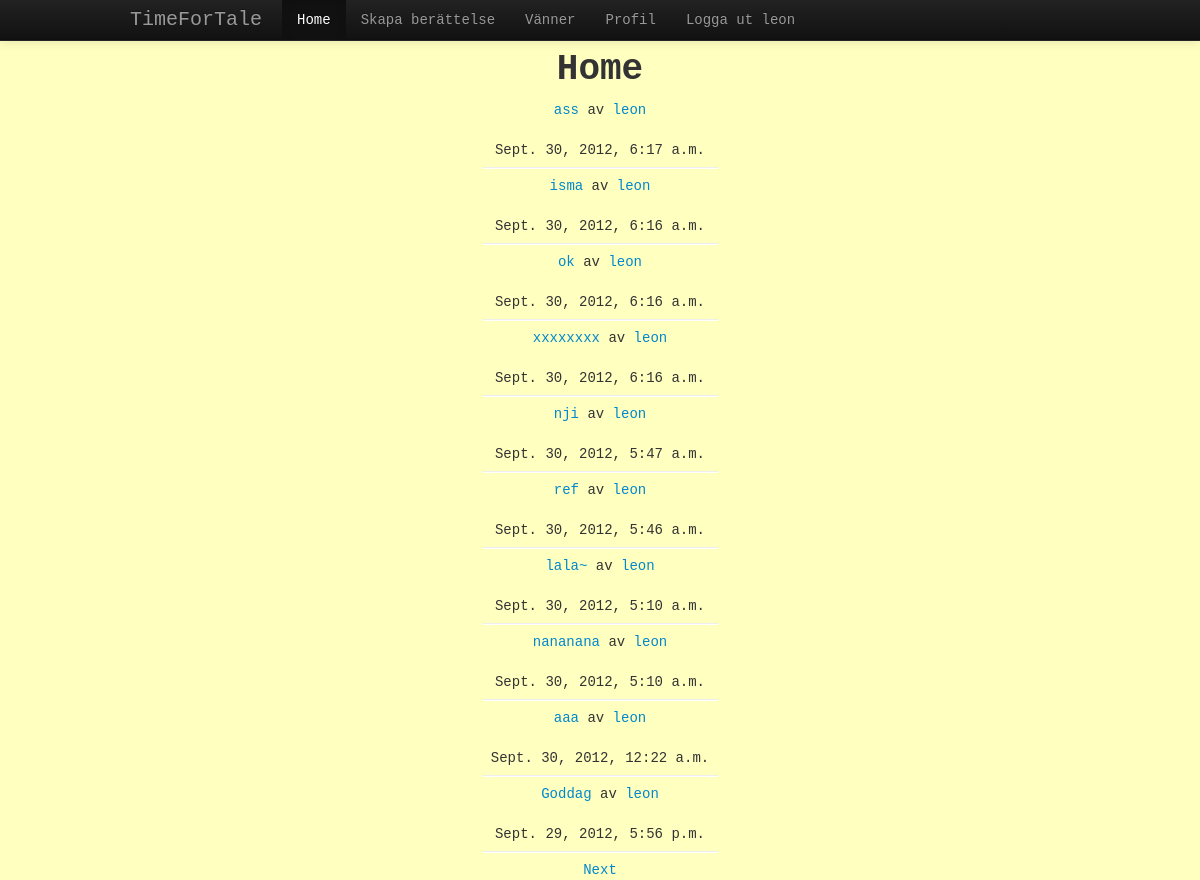
Before: /home/ (signed in) with the older database file.
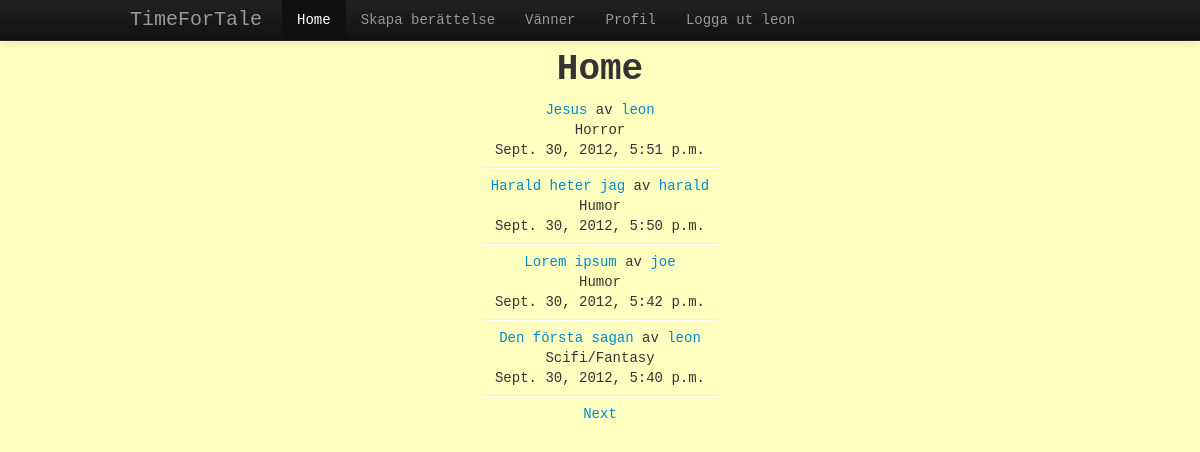
After: the same page with the newer database file.
### app/models.py (models this page shows, shortened)
class Story(models.Model):
    LENGTH_CHOICES=(
        (2500,"Page"),
        (10000,"Short"),
        (100000,"Novella"),
    )
    CATEGORY=(
        ('Humor','Funny and weird'),
        ('Horror','Scary and Creepy'),
        ('Erotica', 'Sex, Love and Smut'),
        ('Scifi/Fantasy','Space and Sorcery'),
        ('Biographical','Reality and You'),
    )
    AVAILABLE_TO=(
        ("Public","Public to read and write"),
        ("Private","Public to read, only friends can write"),
        ("PrivateEX","Only friends can read and write"),
    )
    STORY_LANGUAGES = (
        ('Sve','Svenska'),
        ('Eng','English'),
        )
    title = models.CharField(max_length=80)
    creator = models.ForeignKey(User)
    created = models.DateTimeField(auto_now_add=True)
    length = models.IntegerField(choices=LENGTH_CHOICES)
    availability = models.CharField(max_length=9,choices=AVAILABLE_TO,blank=True, null=True)
    category=models.CharField(max_length=13,choices=CATEGORY)
    language=models.CharField(max_length=3,choices=STORY_LANGUAGES)
    class Meta:
        verbose_name = _('Story')
        verbose_name_plural = _('Storys')
        get_latest_by='created'

### app/views.py (the view)
# urls.py: url(r'home/(?P<next>\d+)/$', home),
def home(request, next=0):
    prev_page=0
    if next>0:
        prev_page = int(next)-1
    next_page = int(next)+1
    stories = Story.objects.filter(availability="Public" or "Private").order_by('-created')[(next_page-1)*10:(next_page-1)*10+10]
    elem = {
        'title':'Home',
        'content':"Inloggad!",
        'user':request.user ,
        'stories':stories,
        'next_page':next_page,
        'prev_page':prev_page,
    }
    if request.method=='POST':
        pass
    else:
        pass
    if request.user.is_authenticated():
        return render_to_response("home.html",elem,context_instance=RequestContext(request))
    else:
        return HttpResponseRedirect("/")

### app/templatetags/tags.py (called while the page is built)
@register.simple_tag
def active(request, pattern):
    import re
    if re.search(pattern, request.path):
        return 'active'
    return ''

### app/templates/home.html (shortened to what this page needs)
{% extends "base.html" %}
{% block body %}
{% for story in stories %}
    <a href="/story/{{story.id}}">
    {{story.title}}
    </a>
    av
    <a href="/profile/{{story.creator.id}}">
    {{story.creator}}
    </a>
    <br>
    {{story.category}}
    <br>
    {{story.created}}
    <hr width="25%">
{% endfor %}
    <a href="/home/{{next_page}}/">
    Next
    </a>
{% endblock %}

Changed rows visible on the page:
removed Story: title "ass", creator "leon", created "Sept. 30, 2012, 6:17 a.m."
removed Story: title "isma", creator "leon", created "Sept. 30, 2012, 6:16 a.m."
removed Story: title "ok", creator "leon", created "Sept. 30, 2012, 6:16 a.m."
removed Story: title "xxxxxxxx", creator "leon", created "Sept. 30, 2012, 6:16 a.m."
removed Story: title "nji", creator "leon", created "Sept. 30, 2012, 5:47 a.m."
removed Story: title "ref", creator "leon", created "Sept. 30, 2012, 5:46 a.m."
removed Story: title "lala~", creator "leon", created "Sept. 30, 2012, 5:10 a.m."
removed Story: title "nananana", creator "leon", created "Sept. 30, 2012, 5:10 a.m."
removed Story: title "aaa", creator "leon", created "Sept. 30, 2012, 12:22 a.m."
removed Story: title "Goddag", creator "leon", created "Sept. 29, 2012, 5:56 p.m."
added Story: title "Jesus", creator "leon", category "Horror", created "Sept. 30, 2012, 5:51 p.m."
now on this page (row edited): Story: title "Harald heter jag", creator "harald", category "Humor", created "Sept. 30, 2012, 5:50 p.m."
now on this page (row edited): Story: title "Lorem ipsum", creator "joe", category "Humor", created "Sept. 30, 2012, 5:42 p.m."
added Story: title "Den första sagan", creator "leon", category "Scifi/Fantasy", created "Sept. 30, 2012, 5:40 p.m."
